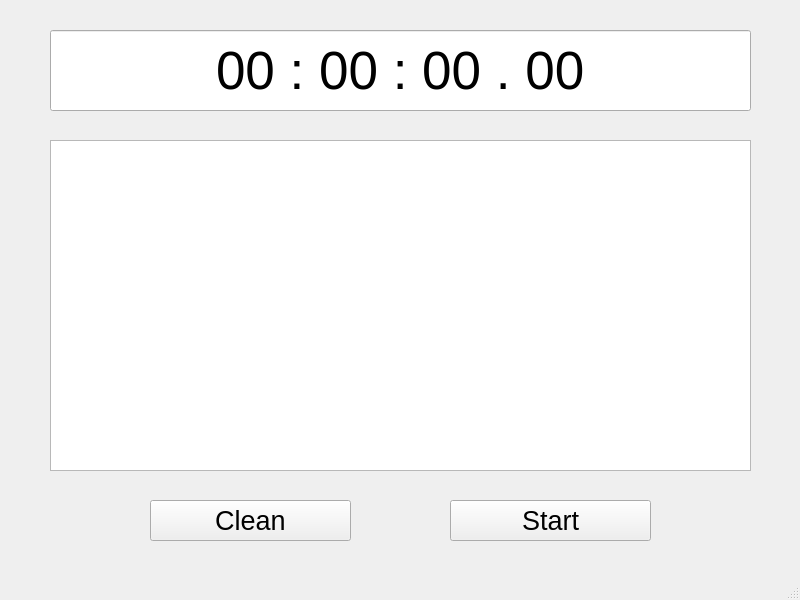
<?xml version="1.0" encoding="UTF-8"?>
<ui version="4.0">
 <class>MainWindow</class>
 <widget class="QMainWindow" name="MainWindow">
  <property name="geometry">
   <rect>
    <x>0</x>
    <y>0</y>
    <width>800</width>
    <height>600</height>
   </rect>
  </property>
  <property name="windowTitle">
   <string>CountUp</string>
  </property>
  <widget class="QWidget" name="centralwidget">
   <widget class="QLineEdit" name="tim">
    <property name="geometry">
     <rect>
      <x>50</x>
      <y>30</y>
      <width>701</width>
      <height>81</height>
     </rect>
    </property>
    <property name="font">
     <font>
      <pointsize>40</pointsize>
     </font>
    </property>
    <property name="text">
     <string>00 : 00 : 00 . 00</string>
    </property>
    <property name="alignment">
     <set>Qt::AlignCenter</set>
    </property>
   </widget>
   <widget class="QPlainTextEdit" name="his">
    <property name="geometry">
     <rect>
      <x>50</x>
      <y>140</y>
      <width>701</width>
      <height>331</height>
     </rect>
    </property>
    <property name="font">
     <font>
      <pointsize>18</pointsize>
     </font>
    </property>
    <property name="plainText">
     <string/>
    </property>
   </widget>
   <widget class="QPushButton" name="cr">
    <property name="geometry">
     <rect>
      <x>150</x>
      <y>500</y>
      <width>201</width>
      <height>41</height>
     </rect>
    </property>
    <property name="font">
     <font>
      <pointsize>20</pointsize>
     </font>
    </property>
    <property name="text">
     <string>Clean</string>
    </property>
   </widget>
   <widget class="QPushButton" name="ss">
    <property name="geometry">
     <rect>
      <x>450</x>
      <y>500</y>
      <width>201</width>
      <height>41</height>
     </rect>
    </property>
    <property name="font">
     <font>
      <pointsize>20</pointsize>
     </font>
    </property>
    <property name="text">
     <string>Start</string>
    </property>
   </widget>
  </widget>
  <widget class="QMenuBar" name="menubar">
   <property name="geometry">
    <rect>
     <x>0</x>
     <y>0</y>
     <width>800</width>
     <height>25</height>
    </rect>
   </property>
  </widget>
  <widget class="QStatusBar" name="statusbar"/>
 </widget>
 <resources/>
 <connections/>
</ui>
